Frame 1 (no input): blank canvas, image omitted
Frame 60 (no input): blank canvas, image omitted
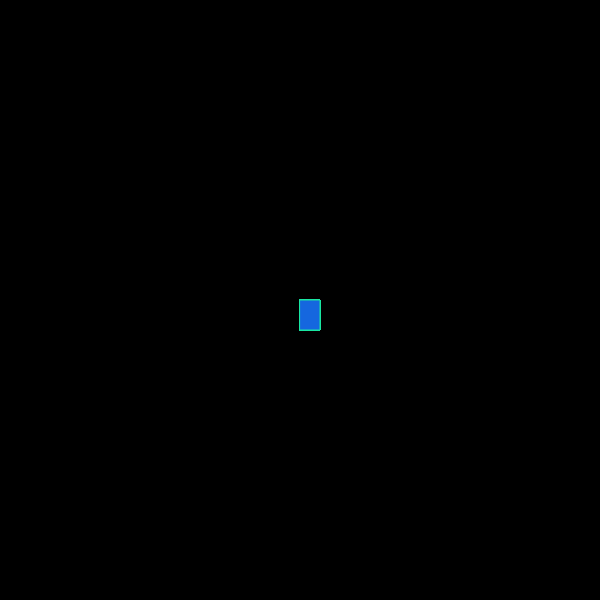
Frame 120 (the mouse pressed at the canvas centre since frame 60)

The p5.js sketch whose frames 1 and 60 were blank and that drew this single picture after the mouse press (run headless with seeded random() and noise() and a simulated clock; from frame 60 on, the mouse is pressed at the canvas centre):

// p5.js sketch
// ── sketch.js
function setup() {
  createCanvas(600, 600);
  background("black");
}


function draw() {
  stroke("rgb(26,231,162)");
  fill("rgb(21,103,223)");
  
  if (mouseIsPressed){
    rect(mouseX, mouseY, 20, 30); 
  }
  
}
